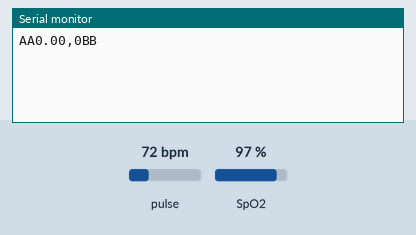
Recording of a sketch running on a simulated Arduino Uno, built with avr-gcc and run on an emulated ATmega328P. On the bench: the last lines printed to the serial monitor. The inputs (shaded band) are chosen by the test bench; at power-on: pulse 72 bpm, SpO2 97 %.

Above: at 1.2 s.
1.3 s: pulse set to 42 bpm
At 2.6 s:
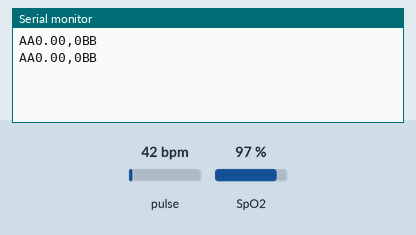
2.8 s: SpO2 set to 80 %
At 3.8 s:
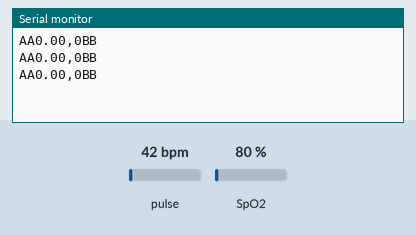
4.3 s: pulse set to 70 bpm
At 5.8 s:
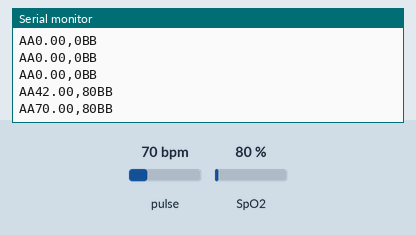
Timing chart, 0 to 7.3 s (numbered marks = the images above; inputs shaded):
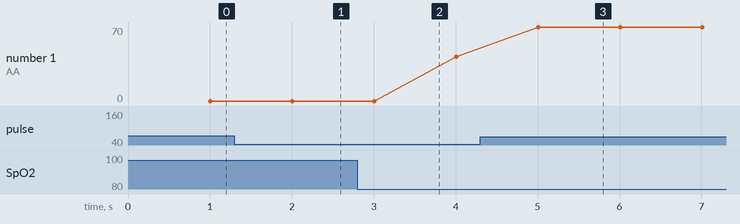

The sketch:

Pulsossimetro_client.ino
```cpp
#include <Wire.h>
#include "MAX30100_PulseOximeter.h"

#define REPORTING_PERIOD_MS     1000

// PulseOximeter is the higher level interface to the sensor
// it offers:
//  * beat detection reporting
//  * heart rate calculation
//  * SpO2 (oxidation level) calculation
PulseOximeter pox;

uint32_t tsLastReport = 0;

// Callback (registered below) fired when a pulse is detected
void onBeatDetected()
{
    //Serial.print("");
}

void setup()
{
    Serial.begin(9600);

    //Serial.print("Initializing pulse oximeter..");

    // Initialize the PulseOximeter instance
    // Failures are generally due to an improper I2C wiring, missing power supply
    // or wrong target chip
    if (!pox.begin()) {
        //Serial.println("FAILED");
        for(;;);
    } else {
        //Serial.println("SUCCESS");
    }

    // The default current for the IR LED is 50mA and it could be changed
    //   by uncommenting the following line. Check MAX30100_Registers.h for all the
    //   available options.
    // pox.setIRLedCurrent(MAX30100_LED_CURR_7_6MA);

    // Register a callback for the beat detection
    //pox.setOnBeatDetectedCallback(onBeatDetected);
}

void loop()
{
    // Make sure to call update as fast as possible
    pox.update();

    // Asynchronously dump heart rate and oxidation levels to the serial
    // For both, a value of 0 means "invalid"

    if (millis() - tsLastReport > REPORTING_PERIOD_MS) {

        String singolaStringa = String("AA" + String(pox.getHeartRate()) + "," + String(pox.getSpO2()) + "BB");
        /*
        Serial.print(pox.getHeartRate());
        Serial.print(",");
        Serial.println(pox.getSpO2());
        */
        Serial.println(singolaStringa);

        tsLastReport = millis();
    }

}
```

Measured:
- after the input at 4.3 s, the serial monitor: prints a new line after 0.71 s (image 3)
- plotted number 1: 42 → 70 after the input at 4.3 s
